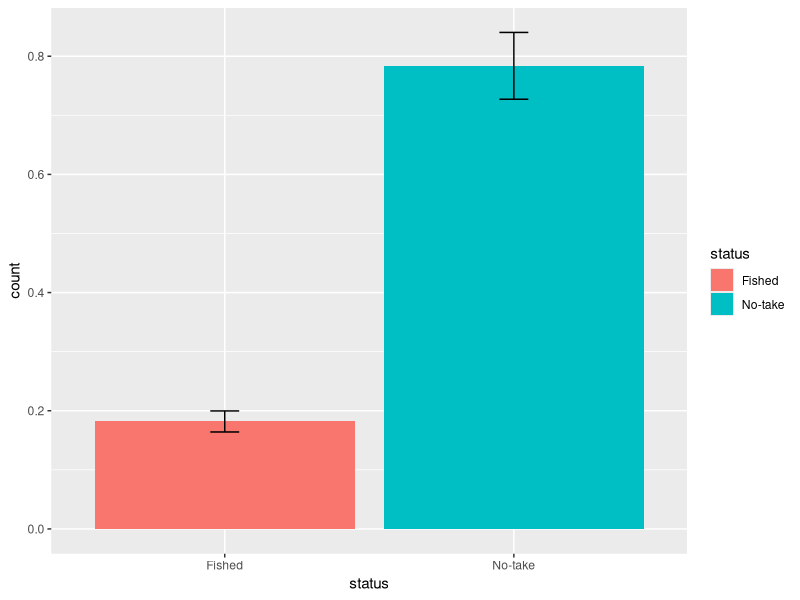
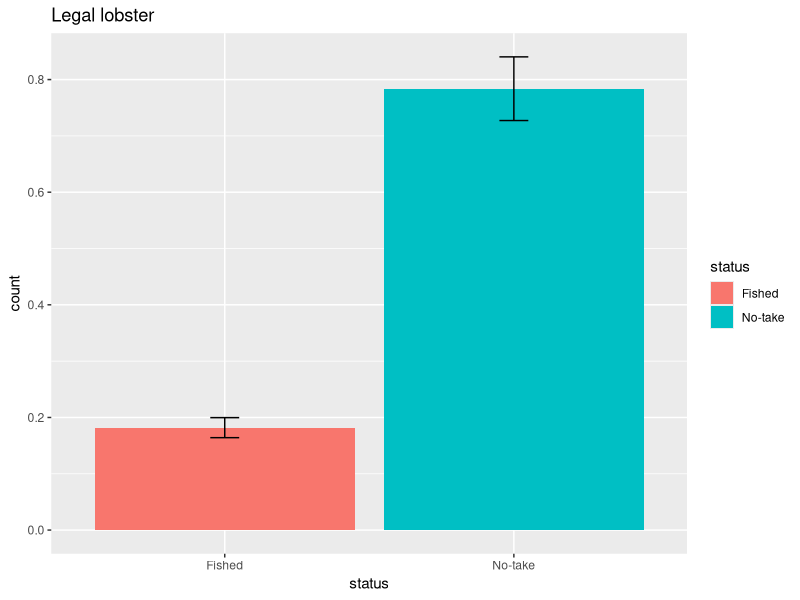
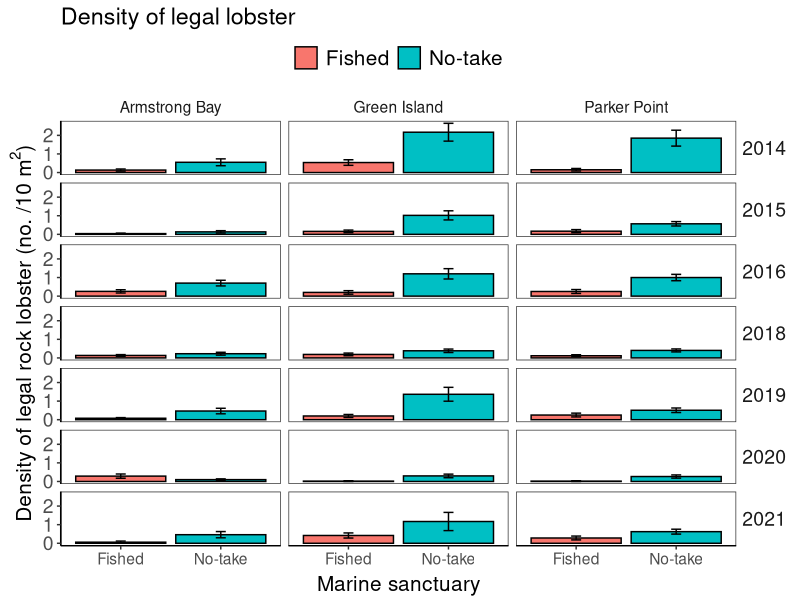
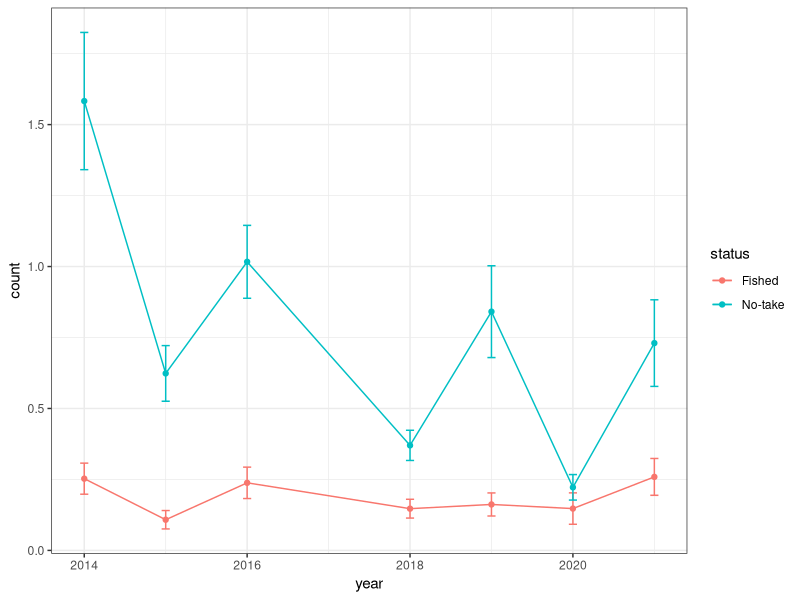
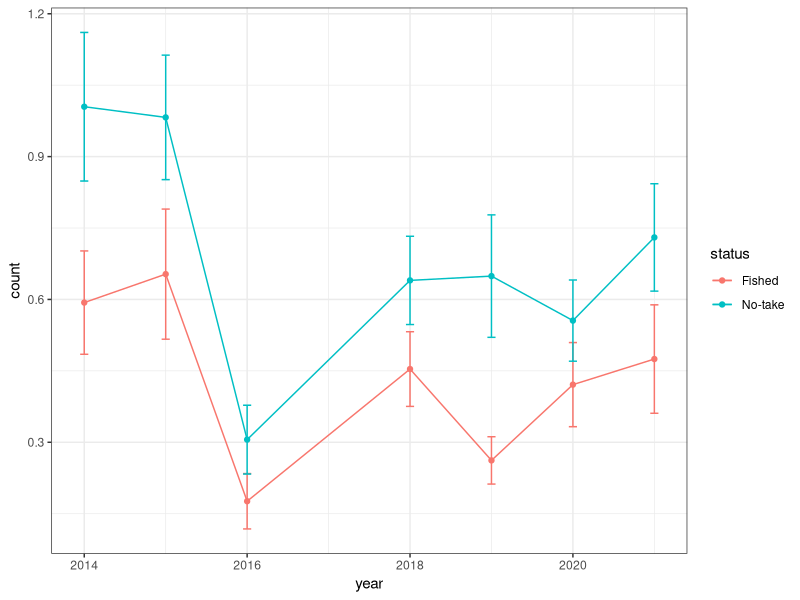
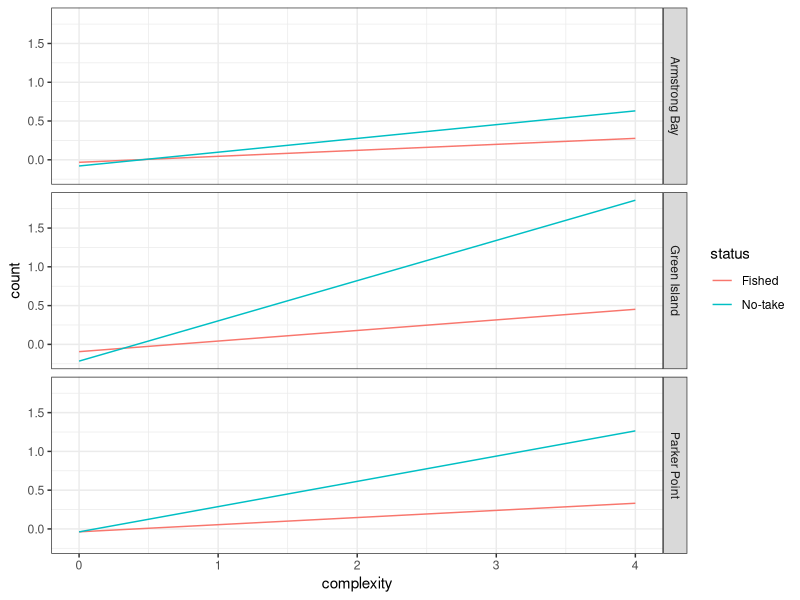
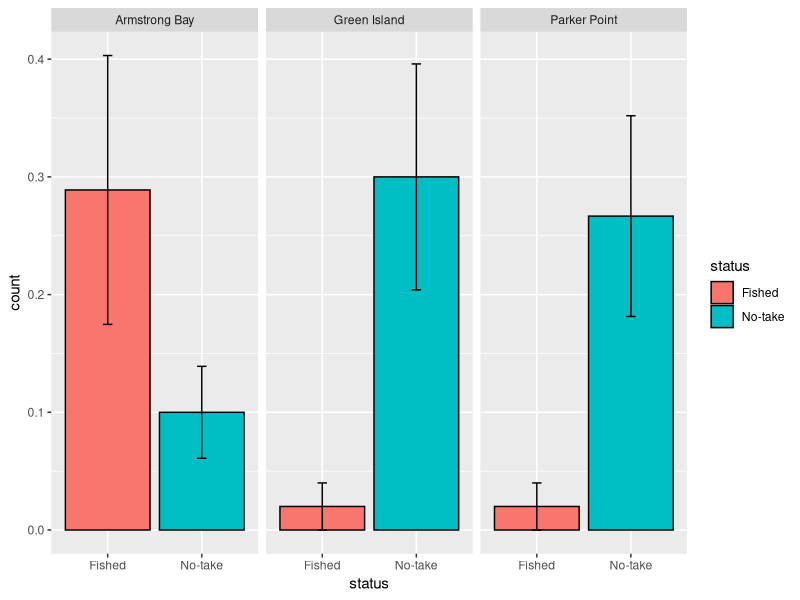
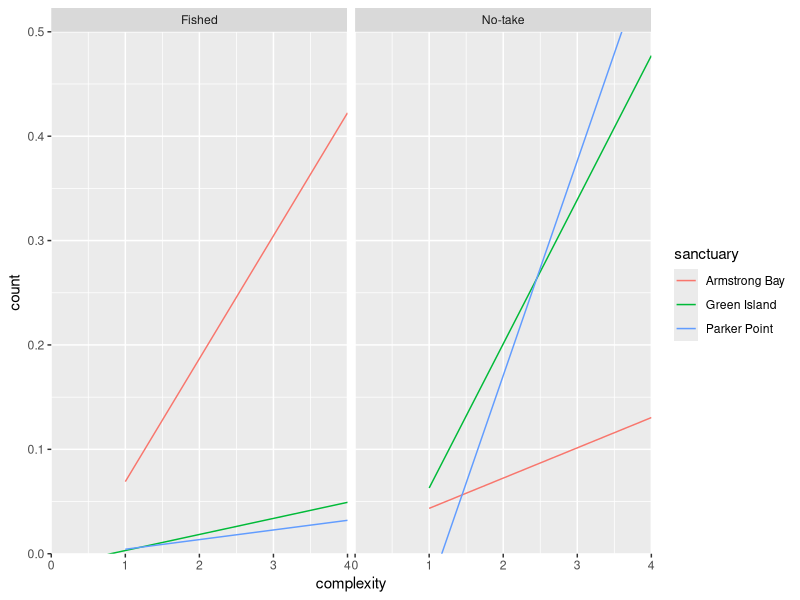

These figures' R source, in order:
## ---- chunk 1

library(knitr)
knitr::opts_chunk$set(echo = TRUE)
## ---- chunk 2
library(tidyr) #to tidy data
library(dplyr) #to transform data
library(readr) #to write data
library(here) #to make robust links to files

library(forcats) #to transform catagorical data
library(ggplot2) #to plot data
## ---- chunk 3
study<-"lobster.density"
## ---- chunk 4
se <- function(x) sd(x) / sqrt(length(x))
se.min <- function(x) (mean(x)) - se(x) #to make SE min.
se.max <- function(x) (mean(x)) + se(x) #to make SE max.
## ---- chunk 5
data.dir <- here("Data")

# or for ecocloud
#data.dir <- here("workspace","Template-lobster-density","Data")
## ---- chunk 6
dir.create(file.path(here(), "Plots")) #create Plots folder

plots.dir=here("Plots")

# or for ecocloud
#dir.create(file.path(here(), "workspace","Template-lobster-density","Plots"))
#plots.dir <- here("workspace","Template-lobster-density","Plots")

## ---- chunk 7
data.dir <- here("Data")
setwd(data.dir)#this is out shortcut using here()
dir()

dat<-read_csv("lobster.density.csv")%>%
  glimpse()

## ---- chunk 8

ggplot(dat%>%filter(size.class=="legal"), aes(x=status, y=count,fill=status)) + 
  stat_summary(fun.y=mean, geom="bar") + #add bar at mean
  stat_summary(fun.ymin = se.min, fun.ymax = se.max, geom = "errorbar", width = 0.1) #add error bars

## ---- chunk 9

ggsave(here("Plots","status.barplot.png"))

## ---- chunk 10
status.barplot <- ggplot(dat%>%filter(size.class=="legal"), aes(x=status, y=count,fill=status)) + 
  stat_summary(fun.y=mean, geom="bar") + #add bar at mean
  stat_summary(fun.ymin = se.min, fun.ymax = se.max, geom = "errorbar", width = 0.1) + #add error bars
  ggtitle("Legal lobster") #add a title
status.barplot

## ---- chunk 11
ggsave(here("Plots","status.barplot2.png"),status.barplot)


ggsave(here("Plots","status.barplot2.png"),status.barplot,
       width = 15, height = 8,units = "cm") 

## ---- chunk 12
Theme1 <-
  theme(
    panel.grid.major = element_blank(), #turns off the major grid lines
    panel.grid.minor = element_blank(), #turns off the minor grid lines
    
    text=element_text(size=14), #sets all text to 14
    
    axis.title.x=element_text(vjust=0.3, size=15),
    axis.title.y=element_text(vjust=0.6, angle=90, size=15),
    axis.text.y=element_text(size=14),
    axis.line.x=element_line(colour="black", size=0.5,linetype='solid'),
    axis.line.y=element_line(colour="black", size=0.5,linetype='solid'),
    
    legend.title = element_blank(), #turns off the legend title
    legend.background = element_blank(), #turns off the legend outline
    legend.key = element_blank(), # turns off the rectangle around symbols in the legend
    legend.text = element_text(size=15),
    legend.position = "top",
    
    strip.text.y = element_text(size = 14,angle = 0), #sets size and angle of text in facet strip
    strip.background = element_blank()) #turns off the facet strip box
## ---- chunk 13

status.year.sanctuary<-ggplot(dat%>%filter(size.class=="legal"), aes(x=status, y=count,fill=status)) + 
  stat_summary(fun.y=mean, geom="bar", colour="black") +
  stat_summary(fun.ymin = se.min, fun.ymax = se.max, geom = "errorbar", width = 0.1) +
  # Labels
  xlab("Marine sanctuary")+
  ylab(bquote('Density of legal rock lobster (no. /10 m'^2*')'))+
  ggtitle("Density of legal lobster")+
  # Apperance
  theme_bw()+
  Theme1+
  facet_grid(year~sanctuary)
status.year.sanctuary

## ---- chunk 14
ggsave(here("Plots","status.barplot.png"),status.year.sanctuary,
       width = 15, height = 15,units = "cm")

## ---- chunk 15
ggplot(dat%>%filter(size.class=="legal"), aes(x=year, y=count,colour=status)) + 
  stat_summary(fun.y=mean, geom="point") +
  stat_summary(fun.y=mean, geom="line") +
  stat_summary(fun.ymin = se.min, fun.ymax = se.max, geom = "errorbar", width = 0.1)+
  theme_bw()
## ---- chunk 16
glimpse(dat)
unique(dat$size.class)

ggplot(dat%>%filter(size.class=="sub.legal"), aes(x=year, y=count,colour=status)) + 
  stat_summary(fun.y=mean, geom="point") +
  stat_summary(fun.y=mean, geom="line") +
  stat_summary(fun.ymin = se.min, fun.ymax = se.max, geom = "errorbar", width = 0.1)+
  theme_bw()
## ---- chunk 17
ggplot(dat%>%filter(size.class=="legal"), aes(x=complexity, y=count,colour=status)) + 
  geom_smooth(method=lm, size=0.5,se=F)+
  theme_bw()+
  facet_grid(sanctuary~.)
## ---- chunk 18
ggplot(dat%>%filter(size.class=="legal"&year==2020),aes(x=status, y=count,fill=status)) +
    stat_summary(fun.y=mean, geom="bar", colour="black") +
    stat_summary(fun.ymin = se.min, fun.ymax = se.max, geom = "errorbar", width = 0.1) +
    facet_grid(.~sanctuary)
## ---- chunk 19
 ggplot(dat%>%filter(size.class=="legal"&year==2020), aes(x=complexity, y=count,colour=sanctuary)) + 
    geom_smooth(method=lm, size=0.5,se=F)+
    coord_cartesian(ylim = c(0, 0.5), expand = FALSE)+
  facet_grid(.~status)
## ---- chunk 20
 ggplot(dat%>%filter(size.class=="legal"&year==2020), aes(x=depth, y=count,colour=sanctuary)) + 
    geom_smooth(method=lm, size=0.5,se=F)+
    coord_cartesian(ylim = c(0, 0.5), expand = FALSE)+
  facet_grid(.~status)
## ---- chunk 21
 ggplot(dat%>%filter(size.class=="legal"&year==2019), aes(x=complexity, y=count,colour=sanctuary)) + 
    geom_smooth(method=lm, size=0.5,se=T)+
    coord_cartesian(ylim = c(0, 3), expand = FALSE)+
  ggtitle("incorrect SE")
## ---- chunk 22
glimpse(dat)

ggplot(dat%>%filter(size.class=="legal"&sanctuary=="Armstrong Bay"),aes(x=year, y=count,colour=status)) +
    stat_summary(fun.y=mean, geom="point", colour="black") +
    stat_summary(fun.ymin = se.min, fun.ymax = se.max, geom = "errorbar", width = 0.1) +
    facet_grid(site.new~.)+
  theme(strip.text.y = element_text(angle=0))
## ---- chunk 23
glimpse(dat)

ggplot(dat%>%filter(size.class=="legal"&sanctuary=="Armstrong Bay"),aes(x=year, y=count,colour=status)) +
    stat_summary(fun.y=mean, geom="point", colour="black") +
    stat_summary(fun.ymin = se.min, fun.ymax = se.max, geom = "errorbar", width = 0.1) +
  geom_jitter(alpha=0.25)+
    facet_grid(site.new~.)+
  theme(strip.text.y = element_text(angle=0))
## ---- chunk 24
glimpse(dat)

ggplot(dat%>%filter(size.class=="legal"&sanctuary=="Green Island"),aes(x=year, y=count,colour=status)) +
    stat_summary(fun.y=mean, geom="point", colour="black") +
    stat_summary(fun.ymin = se.min, fun.ymax = se.max, geom = "errorbar", width = 0.1) +
    facet_grid(site.new~.)+
  theme(strip.text.y = element_text(angle=0))
## ---- chunk 25
glimpse(dat)

ggplot(dat%>%filter(size.class=="legal"&sanctuary=="Parker Point"),aes(x=year, y=count,colour=status)) +
    stat_summary(fun.y=mean, geom="point", colour="black") +
    stat_summary(fun.ymin = se.min, fun.ymax = se.max, geom = "errorbar", width = 0.1) +
    facet_grid(site.new~.)+
  theme(strip.text.y = element_text(angle=0))
## ---- chunk 26
 ggplot(dat%>%filter(size.class=="legal"), aes(x=year, y=count,colour=status)) + 
    geom_smooth(method=lm, size=0.5,se=T)+
    coord_cartesian(ylim = c(0, 3), expand = FALSE)+
  ggtitle("incorrect SE")
## ---- chunk 27
 ggplot(dat%>%filter(size.class=="legal"&year=="2018"), aes(x=complexity, y=count,colour=status)) + 
    geom_smooth(method=lm, size=0.5,se=T)+
    # coord_cartesian(ylim = c(0, 3), expand = FALSE)+
  geom_jitter(alpha=0.25)+
  ggtitle("incorrect SE")
